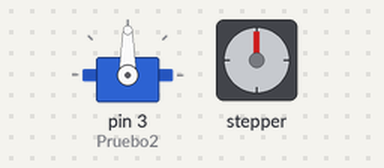
Recording of a sketch running on a simulated Arduino Uno, built with avr-gcc and run on an emulated ATmega328P. Parts: servo, stepper motor. Stepper angles assume 128 steps per turn.

Above: at 0.1 s.
At 7.0 s:
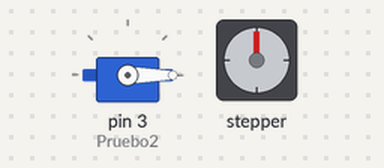
At 23.1 s:
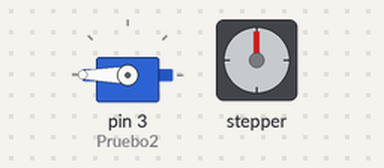
Timing chart, 0 to 40.0 s (numbered marks = the images above):
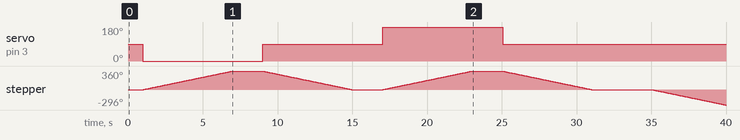

Measured:
- by itself, servo on pin 3 (Pruebo2): 90° → 0° at 1.0 s, → 90° 8.0 s later, → 180° 8.0 s later, → 90° 8.0 s later
- by itself, stepper: turns 360° clockwise in 6.0 s, then 360° counter-clockwise in 6.0 s, then 360° clockwise in 6.0 s, then 360° counter-clockwise in 6.0 s, and so on

The sketch:

Motor_Paso.ino
```cpp
//Modo secuencia

////Librerias
#include <Stepper.h>
#include <Servo.h>

//Variables
int steps = 128;
int motSpeed =10;
int dt = 1500;
int contador=0;

////Objetos
Servo Pruebo2 ;
Stepper myStepper(steps,8,10,9,11);

//Configuracion inicial
void setup()
{
  //////////Servomotor
  Pruebo2.attach(3);

  //////////Motor Paso
  myStepper.setSpeed(motSpeed);

}

////Cuerpo del proyecto
void loop()
{
  contador++; //incremento en 1 la variable
  ///////////////////////Servomotor
  if(contador==2)
    Pruebo2.write(0);

  if(contador==4)
    Pruebo2.write(90);

  if(contador==6)
    Pruebo2.write(180);

  if(contador==8)
    Pruebo2.write(90);

  /////////////////////////Motor de Paso
  if (contador==2)
    myStepper.step(steps);
  if (contador==4)
    myStepper.step(-steps);
  if (contador==6)
    myStepper.step(steps);
  if (contador==8)
    myStepper.step(-steps);

  /////////////////////////reinicio de proceso
  if (contador==10)
    contador = 2;

  //////////////////////////Retardo general para el sistema
  delay(1000);
}
```
